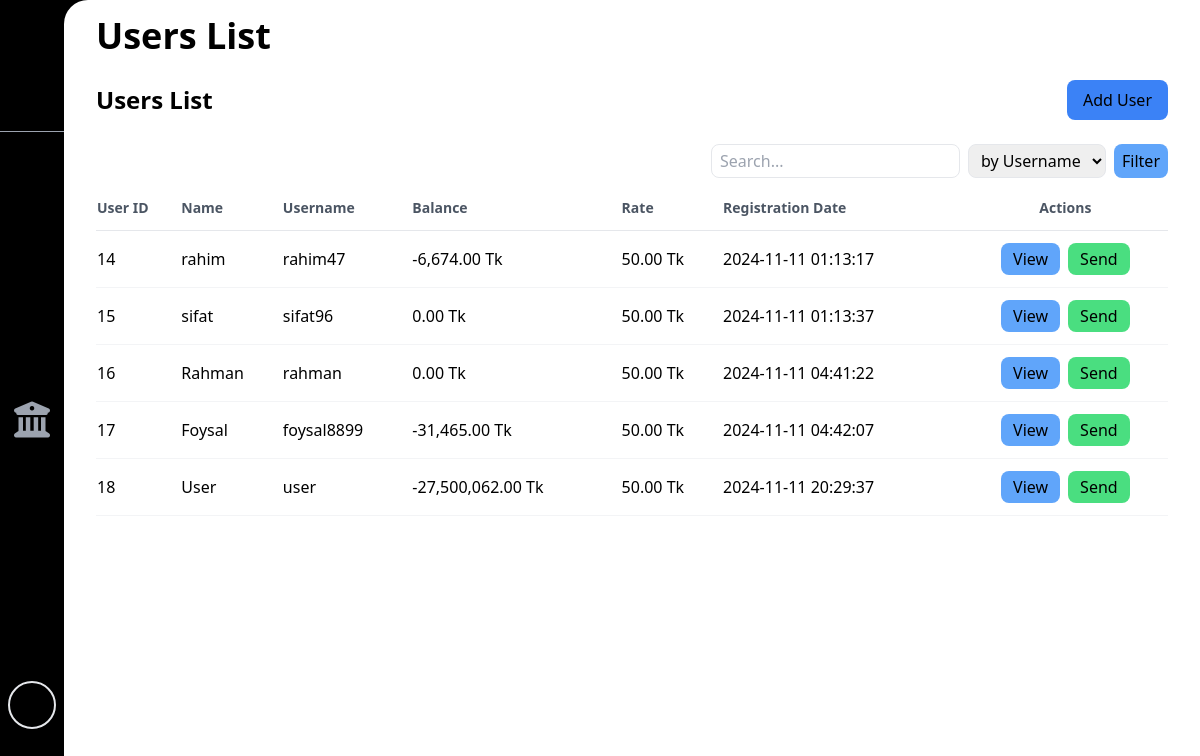
The app's page /views/admin/admin-user-list.php (signed in) with its own data.
### tables this page shows
CREATE TABLE `users` (
  `userID` int(255) NOT NULL,
  `name` varchar(30) NOT NULL,
  `username` varchar(30) NOT NULL,
  `password` varchar(255) NOT NULL,
  `superuser` varchar(5) NOT NULL,
  `balance` int(255) NOT NULL,
  `rate` double NOT NULL,
  `bkash` varchar(5) NOT NULL,
  `nagad` varchar(5) NOT NULL,
  `regdate` datetime NOT NULL DEFAULT current_timestamp()
);

### views/admin/admin-user-list.php (the view, shortened to what this page needs)
<!DOCTYPE html>
<html lang="en">
<head>
    <link rel="stylesheet" href="https://cdnjs.cloudflare.com/ajax/libs/font-awesome/6.7.2/css/all.min.css" />
    <link rel="stylesheet" href="../../assets/css/styles.css">
</head>
<body onload="onload()" class="overflow-hidden">
    <div class="bg-black h-screen dark:text-white w-full flex">
        <?php include("../../includes/sidebars/admin-sidebar.php"); ?>
        <div id="main-container" class="overflow-y-scroll px-8  w-full min-h-full sm:ml-16 sm:w-full bg-white dark:bg-[#232228] rounded-3xl rounded-bl-3xl transition-all duration-200">
            <?php include("../../includes/headers/admin-header.php"); ?>
            <section class="flex flex-col sm:flex-row w-full gap-8 pt-16 mt-4 h-full">
                <div class="w-full bg-white dark:bg-[#232228] rounded-xl">
                    <div class="flex items-center justify-between mb-6">
                        <h2 class="text-2xl font-bold">Users List</h2>
                        <a href="admin-user-add.php" class="bg-blue-500 text-black px-4 py-2 rounded-lg hover:bg-blue-600 transition duration-300">
                            Add User
                        </a>
                    </div>
                    <form method="POST" class="mb-2 flex flex-row justify-end sm:justify-end space-x-1 sm:space-x-2 overflow-x-auto">
                        <input type="text" id="filter-input" name="filter-val" placeholder="Search..."
                            class="w-24 sm:w-auto px-1 sm:px-2 py-1 rounded-lg border dark:bg-[#161618] dark:border-gray-700 focus:outline-none focus:border-blue-500">
                        <select name="filterOption" id="filter-option"
                            class="w-24 sm:w-auto px-1 sm:px-2 py-1 rounded-lg border dark:bg-[#161618] dark:border-gray-700 focus:outline-none focus:border-blue-500">
                            <option value="username">by Username</option>
                        </select>
                        <button type="submit" name="btn-filter" value="clicked"
                            class="w-20 sm:w-auto bg-blue-400 text-black px-2 py-1 rounded-lg hover:bg-blue-500 transition duration-300">
                            Filter
                        </button>
                    </form>
                    <div class="">
                        <table class="w-full">
                            <thead>
                                <tr class="border-b text-sm font-medium text-gray-600 dark:text-gray-400">
                                    <th class="py-3 text-left">User ID</th>
                                    <th class="py-3 text-left">Name</th>
                                    <th class="py-3 text-left">Username</th>
                                    <th class="py-3 text-left">Balance</th>
                                    <th class="py-3 text-left">Rate</th>
                                    <th class="py-3 text-left">Registration Date</th>
                                    <th class="py-3 text-center">Actions</th>
                                </tr>
                            </thead>
                            <tbody>
                                <?php
                                include("../../config/connection.php");
                                if(!empty($_POST["btn-filter"]) && $_POST["btn-filter"]=="clicked") {
                                    $filterOption = mysqli_real_escape_string($conn, $_POST['filterOption']);
                                    $filterVal = mysqli_real_escape_string($conn, $_POST['filter-val']);
                                    switch($filterOption) {
                                        case 'username':
                                            $sql = "SELECT * FROM users WHERE username LIKE '%$filterVal%' AND superuser = 'false'";
                                            break;
                                        case 'userID':
                                            $sql = "SELECT * FROM users WHERE userID LIKE '%$filterVal%' AND superuser = 'false'";
                                            break;
                                        case 'name':
                                            $sql = "SELECT * FROM users WHERE name LIKE '%$filterVal%' AND superuser = 'false'";
                                            break;
                                        case 'date':
                                            $startDate = mysqli_real_escape_string($conn, $_POST['start-date']);
                                            $endDate = mysqli_real_escape_string($conn, $_POST['end-date']);
                                            if(!empty($startDate) && !empty($endDate)) {
                                                $sql = "SELECT * FROM users WHERE regdate BETWEEN '$startDate' AND '$endDate' AND superuser = 'false'";
                                            } else {
                                                $sql = "SELECT * FROM users WHERE superuser = 'false'";
                                            }
                                            break;
                                        default:
                                            $sql = "SELECT * FROM users WHERE superuser = 'false'";
                                    }
                                } else {
                                    $sql = "SELECT * FROM users WHERE superuser = 'false'";
                                }
                                $result = mysqli_query($conn, $sql) or die("Query Failed.");
                                if (mysqli_num_rows($result) > 0) {
                                    while ($row = mysqli_fetch_assoc($result)) {
                                        echo "
                                        <tr class='border-b border-gray-100 dark:border-gray-800 hover:bg-gray-50 dark:hover:bg-[#161618] transition duration-300'>
                                            <td class='py-3'>{$row['userID']}</td>
                                            <td class='py-3'>{$row['name']}</td>
                                            <td class='py-3'>{$row['username']}</td>
                                            <td class='py-3'>" . number_format($row['balance'], 2) . " Tk</td>
                                            <td class='py-3'>" . number_format($row['rate'], 2) . " Tk</td>
                                            <td class='py-3'>{$row['regdate']}</td>
                                            <td class='py-3 flex justify-center gap-2'>
                                                <a href='admin-user-details.php?username={$row['username']}'
                                                    class='bg-blue-400 text-black px-3 py-1 rounded-lg hover:bg-blue-500 transition duration-300'>
                                                    View
                                                </a>
                                                <a href='admin-user-send-money.php?username={$row['username']}'
                                                    class='bg-green-400 text-black px-3 py-1 rounded-lg hover:bg-green-500 transition duration-300'>
                                                    Send
                                                </a>
                                            </td>
                                        </tr>";
                                    }
                                } else {
                                    echo "<tr><td colspan='6' class='py-4 text-center text-gray-500'>No users found</td></tr>";
                                }
                                ?>
                            </tbody>
                        </table>
                    </div>
                </div>
            </section>
        </div>
    </div>
</body>
</html>

### records on screen
users: userID "14", name "rahim", username "rahim47", balance "-6,674.00", rate "50.00", regdate "2024-11-11 01:13:17"
users: userID "15", name "sifat", username "sifat96", balance "0.00", rate "50.00", regdate "2024-11-11 01:13:37"
users: userID "16", name "Rahman", username "rahman", balance "0.00", rate "50.00", regdate "2024-11-11 04:41:22"
users: userID "17", name "Foysal", username "foysal8899", balance "-31,465.00", rate "50.00", regdate "2024-11-11 04:42:07"
users: userID "18", name "User", username "user", balance "-27,500,062.00", rate "50.00", regdate "2024-11-11 20:29:37"
